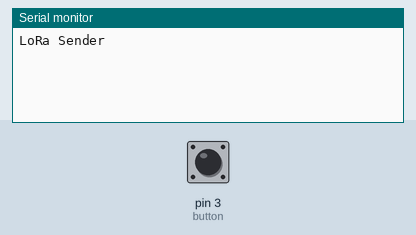
A sketch run on a simulated Arduino Uno, built with avr-gcc and run on an emulated ATmega328P. Shown: the last lines printed to the serial monitor. Inputs (shaded band) come from the test bench; at power-on: pin 3 (button) HIGH. No radio packets arrive unless stated.

Above: at 1.2 s.
1.3 s: pin 3 (button) pulled LOW for 0.15 s
At 1.7 s:
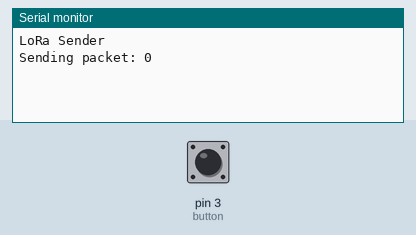
4.4 s: pin 3 (button) pulled LOW for 3.2 s
At 7.8 s:
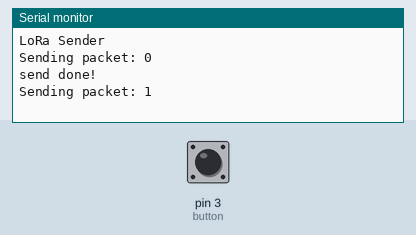

The sketch:

LORA_TX.ino
```cpp
#include <SPI.h>
#include <LoRa.h>
bool bit_phim=true;
int counter = 0;
int button=3;
void setup() {
  Serial.begin(9600);
  while (!Serial);
  pinMode(button,INPUT_PULLUP);
  Serial.println("LoRa Sender");

  if (!LoRa.begin(428E6)) {
    Serial.println("Starting LoRa failed!");
    while (1);
  }
}

void loop() {
  if ((digitalRead(button)==0)&bit_phim)
  {bit_phim=false;
    Serial.print("Sending packet: ");
  Serial.println(counter);

  // send packet
  LoRa.beginPacket();
  LoRa.print("hello");
  // LoRa.print(counter);
  LoRa.endPacket();

  counter++;

  delay(5000);
  Serial.println("send done!");}
  else
  {
    bit_phim=true;
    delay(100);

  }
}
```

Measured:
- after the input at 1.3 s, the serial monitor: prints a new line at once (image 1)
- after the input at 4.4 s, the serial monitor: prints a new line after 2.1 s (image 2)
